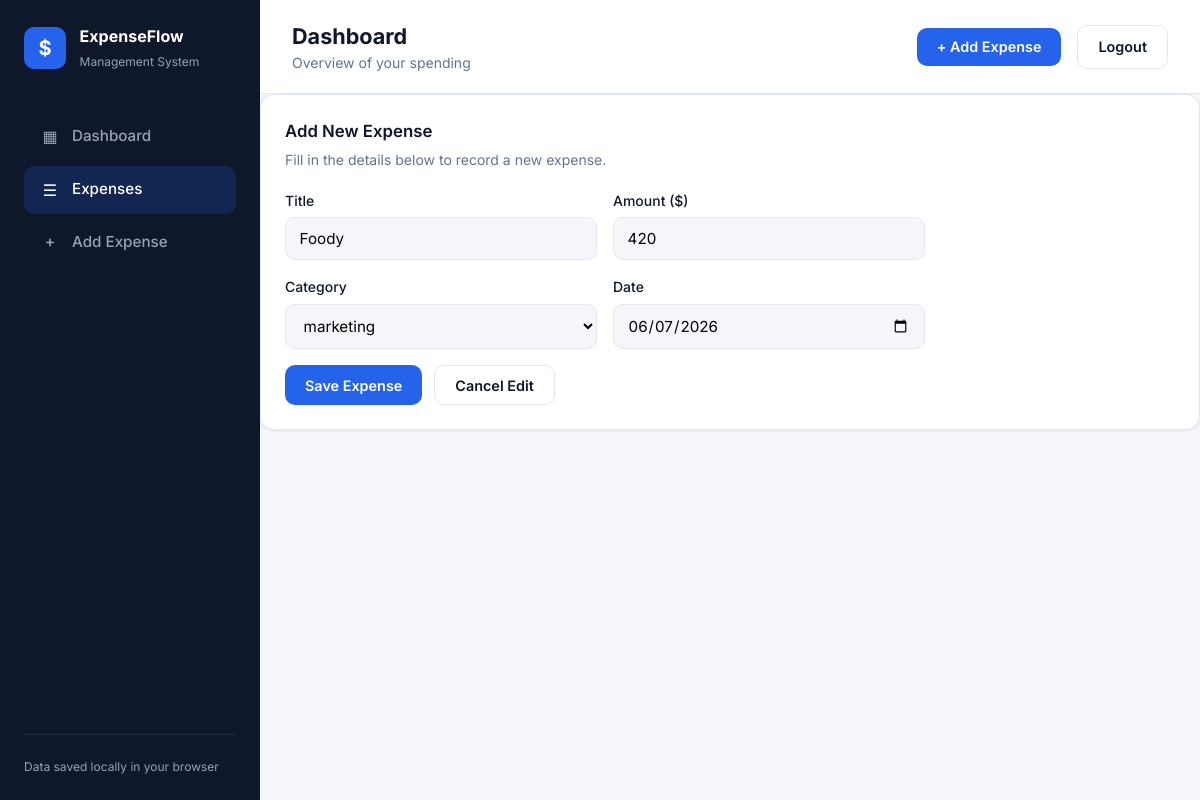
Page /expense.php?method=update&id=8 (signed in) on the committed database.
### tables this page shows
CREATE TABLE `expenses` (
  `id` int(11) NOT NULL,
  `title` varchar(255) NOT NULL,
  `id_category` int(255) NOT NULL,
  `amount` int(255) NOT NULL,
  `date` date NOT NULL DEFAULT current_timestamp(),
  `id_user` int(11) NOT NULL
);

CREATE TABLE `category` (
  `id` int(11) NOT NULL,
  `name` varchar(255) NOT NULL
);

### expenses/all_expense.php (called while the page is built, shortened)
<?php
class Expense
{
    public function getById($id){
        $conn = new mysqli("localhost","root","","system");
        $select = "SELECT * FROM expenses WHERE id = ?";
        $stmt = $conn->prepare($select);
        $stmt->bind_param("i", $id);
        $stmt->execute();
        return $stmt->get_result()->fetch_assoc();
    }
}
?>

### category/category.php (called while the page is built, shortened)
<?php
class Category{
    public function getAll(){
        $con=new mysqli("localhost","root","","system");
        $select="SELECT * FROM category";
        $result=$con->query($select);
        $categories=[];
        while($row=$result->fetch_assoc()){
            $categories[]=$row;
        }
        return $categories;
    }
}
?>

### expenses/update.php (the view, shortened to what this page needs)
<?php
require_once "expenses/all_expense.php";
$expense = new Expense();
  $data = $expense->getById($_GET['id']);
?>
              <section  id="view-add">
                  <article class="panel form-panel">
                      <div class="panel-header">
                          <h2 id="formTitle">Add New Expense</h2>
                          <p id="formDesc">Fill in the details below to record a new expense.</p>
                      </div>
                      <form class="expense-form" id="expenseForm" action="expenses/do_edit.php?id=<?= $_GET['id'] ?>" method="post">
                          <div class="form-row">
                              <div class="form-group">
                                  <label for="title">Title</label>
                                  <input type="text" id="title" placeholder="e.g. Grocery shopping" name="title" value="<?= $data['title']  ?>" required>
                              </div>
                              <div class="form-group">
                                  <label for="amount">Amount ($)</label>
                                  <input type="number" id="amount" min="0.01" step="0.01" placeholder="0.00" name="amount" value="<?= $data['amount']  ?>" required>
                              </div>
                          </div>
                          <div class="form-row">
                              <div class="form-group">
                                  <label for="category">Category</label>
                                  <select id="category" name="category" required>
                                           <?php
                                  $category=new Category();
                                 $categories= $category->getAll();
                                  foreach($categories as $item){
                                      ?>
                                      <option value="<?=$item['id']?>" <?php
                                      if(isset($data['id_category']) && $data['id_category'] == $item['id']){
                                          echo 'selected';
                                      }
                                       ?>>
                                      <?=$item['name']?></option>
                                            <?php
                                  }
                                  ?>
                                  </select>
                              </div>
                              <div class="form-group">
                                  <label for="date">Date</label>
                                  <input type="date" id="date" name="date" value="<?= $data['date'] ?>" required>
                              </div>
                          </div>
                          <div class="form-actions">
                              <button type="submit" class="btn btn-primary" id="submitBtn">Save Expense</button>
                              <button type="button" class="btn btn-outline" id="cancelEdit" hidden><a href=""></a> Cancel Edit</button>
                          </div>
                      </form>
                  </article>
              </section>

### styles.css (style rules this page uses)
*, *::before, *::after { margin: 0; padding: 0; box-sizing: border-box; }
:root { --bg: #f4f6f9; --surface: #ffffff; --sidebar: #0f172a; --sidebar-text: #94a3b8; --sidebar-active: #ffffff; --text: #0f172a; --text-muted: #64748b; --border: #e2e8f0; --primary: #2563eb; --primary-hover: #1d4ed8; --primary-light: #eff6ff; --danger: #ef4444; --danger-light: #fef2f2; --success: #10b981; --radius: 10px; --radius-lg: 14px; --shadow: 0 1px 3px rgba(15, 23, 42, 0.08); --shadow-lg: 0 10px 30px rgba(15, 23, 42, 0.1); --font: 'Inter', sans-serif; --sidebar-width: 260px; }
body { font-family: var(--font); background: var(--bg); color: var(--text); line-height: 1.5; }
button, input, select { font-family: inherit; }
.panel { background: var(--surface); border: 1px solid var(--border); border-radius: var(--radius-lg); padding: 1.5rem; box-shadow: var(--shadow); }
.panel-header { display: flex; align-items: center; justify-content: space-between; margin-bottom: 1.25rem; }
.panel-header h2 { font-size: 1.05rem; font-weight: 600; }
.form-panel .panel-header { flex-direction: column; align-items: flex-start; gap: 0.25rem; }
.form-panel .panel-header p { color: var(--text-muted); font-size: 0.875rem; }
.expense-form { max-width: 640px; }
.form-row { display: grid; grid-template-columns: 1fr 1fr; gap: 1rem; margin-bottom: 1rem; }
.form-group { display: flex; flex-direction: column; gap: 0.4rem; }
.form-group label { font-size: 0.875rem; font-weight: 500; }
.form-group input, .form-group select { padding: 0.7rem 0.85rem; border: 1px solid var(--border); border-radius: var(--radius); font-size: 0.95rem; background: var(--bg); }
.form-actions { display: flex; gap: 0.75rem; margin-top: 0.5rem; }
.btn { display: inline-flex; align-items: center; justify-content: center; padding: 0.65rem 1.25rem; border-radius: var(--radius); font-size: 0.9rem; font-weight: 600; cursor: pointer; border: none; transition: background 0.2s, transform 0.15s; text-decoration: none; }
.btn-primary { background: var(--primary); color: #fff; }
.btn-outline { background: var(--surface); color: var(--text); border: 1px solid var(--border); }

### rows in the picture
expenses: title "Foody", amount "420", category "marketing", date "06/07/2026"
